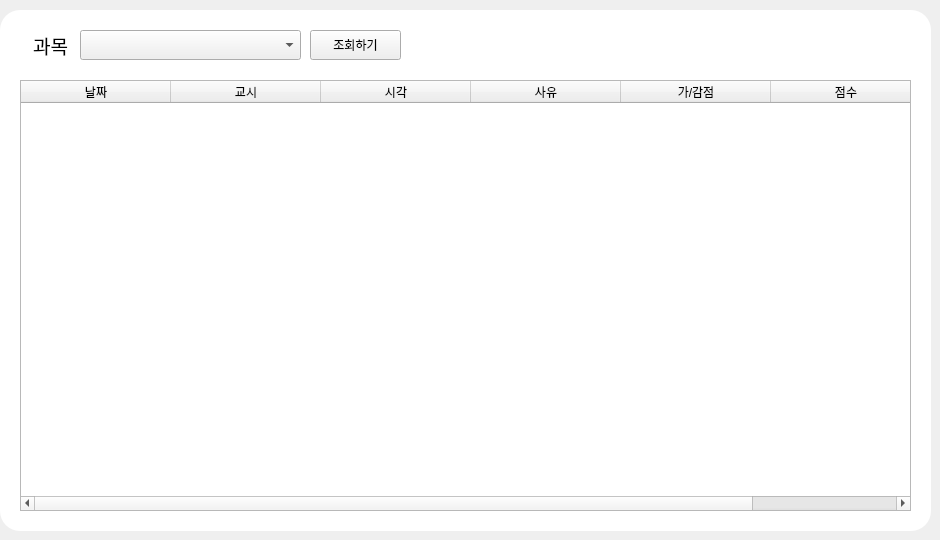
     <widget class="QWidget" name="tab_3">
      <attribute name="title">
       <string>세부내역</string>
      </attribute>
      <widget class="QLabel" name="topbg_7">
       <property name="geometry">
        <rect>
         <x>0</x>
         <y>10</y>
         <width>931</width>
         <height>521</height>
        </rect>
       </property>
       <property name="styleSheet">
        <string notr="true">border-radius:20px;
background-color:rgb(255, 255, 255)</string>
       </property>
       <property name="text">
        <string/>
       </property>
      </widget>
      <widget class="QComboBox" name="comboBox_11">
       <property name="geometry">
        <rect>
         <x>80</x>
         <y>30</y>
         <width>221</width>
         <height>30</height>
        </rect>
       </property>
       <property name="styleSheet">
        <string notr="true">font: 29 14pt &quot;Noto Sans CJK HK DemiLight&quot;;</string>
       </property>
       <item>
        <property name="text">
         <string/>
        </property>
       </item>
      </widget>
      <widget class="QTableWidget" name="tableWidget_2">
       <property name="geometry">
        <rect>
         <x>20</x>
         <y>80</y>
         <width>891</width>
         <height>431</height>
        </rect>
       </property>
       <property name="styleSheet">
        <string notr="true">font: 29 15pt &quot;Noto Sans CJK HK DemiLight&quot;;</string>
       </property>
       <property name="lineWidth">
        <number>1</number>
       </property>
       <property name="verticalScrollBarPolicy">
        <enum>Qt::ScrollBarAsNeeded</enum>
       </property>
       <property name="sizeAdjustPolicy">
        <enum>QAbstractScrollArea::AdjustToContents</enum>
       </property>
       <property name="defaultDropAction">
        <enum>Qt::IgnoreAction</enum>
       </property>
       <property name="alternatingRowColors">
        <bool>false</bool>
       </property>
       <property name="selectionMode">
        <enum>QAbstractItemView::NoSelection</enum>
       </property>
       <property name="textElideMode">
        <enum>Qt::ElideRight</enum>
       </property>
       <property name="showGrid">
        <bool>true</bool>
       </property>
       <property name="sortingEnabled">
        <bool>false</bool>
       </property>
       <attribute name="horizontalHeaderCascadingSectionResizes">
        <bool>true</bool>
       </attribute>
       <attribute name="horizontalHeaderDefaultSectionSize">
        <number>150</number>
       </attribute>
       <attribute name="horizontalHeaderHighlightSections">
        <bool>true</bool>
       </attribute>
       <attribute name="verticalHeaderVisible">
        <bool>false</bool>
       </attribute>
       <column>
        <property name="text">
         <string>날짜</string>
        </property>
       </column>
       <column>
        <property name="text">
         <string>교시</string>
        </property>
       </column>
       <column>
        <property name="text">
         <string>시각</string>
        </property>
       </column>
       <column>
        <property name="text">
         <string>사유</string>
        </property>
       </column>
       <column>
        <property name="text">
         <string>가/감점</string>
        </property>
       </column>
       <column>
        <property name="text">
         <string>점수</string>
        </property>
       </column>
      </widget>
      <widget class="QLabel" name="label_16">
       <property name="geometry">
        <rect>
         <x>30</x>
         <y>30</y>
         <width>41</width>
         <height>31</height>
        </rect>
       </property>
       <property name="font">
        <font>
         <pointsize>14</pointsize>
         <weight>50</weight>
         <italic>false</italic>
         <bold>false</bold>
        </font>
       </property>
       <property name="layoutDirection">
        <enum>Qt::LeftToRight</enum>
       </property>
       <property name="styleSheet">
        <string notr="true">background-color: rgb(255, 255, 255);</string>
       </property>
       <property name="text">
        <string>과목</string>
       </property>
       <property name="alignment">
        <set>Qt::AlignCenter</set>
       </property>
      </widget>
      <widget class="QPushButton" name="pushButton_2">
       <property name="geometry">
        <rect>
         <x>310</x>
         <y>30</y>
         <width>91</width>
         <height>30</height>
        </rect>
       </property>
       <property name="text">
        <string>조회하기</string>
       </property>
      </widget>
     </widget>
